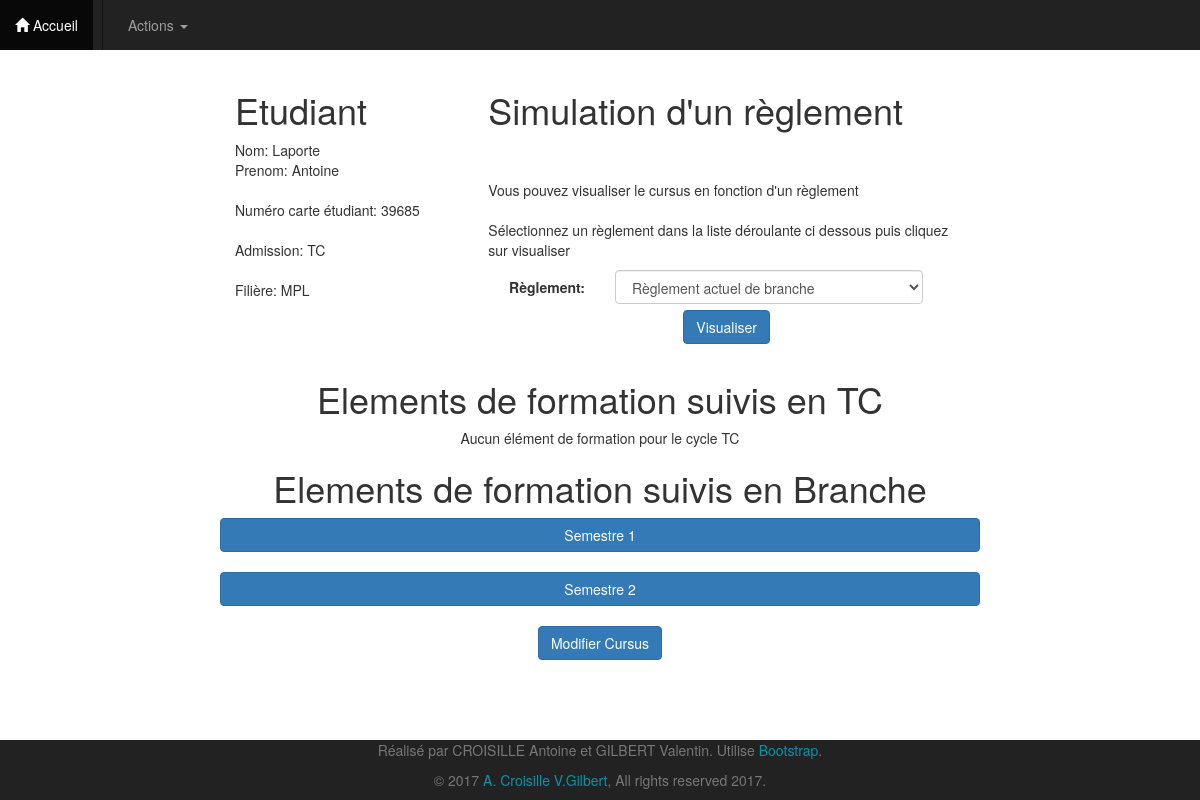
Page /Vues/detailCursus.php?id_cursus=3 on the committed database.
### tables this page shows
CREATE TABLE `etudiant` (
  `num_carte_etu` int(11) NOT NULL,
  `nom` varchar(50) NOT NULL,
  `prenom` varchar(50) NOT NULL,
  `admission` varchar(2) NOT NULL,
  `filiere` varchar(3) NOT NULL
);

### Persistance/dataBaseManager.php (called while the page is built, shortened)
<?php
class DataBaseManager{
	static private $dbh = null;
	static private $instance = null;
	static private $db_host="mysql:host=localhost;";
	static private $db_name="dbname=mission411";
	static private $db_user="root";
	static private $db_password="ptrx160";
	private function __construct(){
		try{
			self::$dbh = new PDO(self::$db_host.self::$db_name, self::$db_user, self::$db_password);
		}catch(PDOException $e){
			echo "<p>Erreur de connection à la base de donnée.</br>";
			die();
		}
	}
	public static function getInstance(){
		if(null ===self::$instance){
			self::$instance = new self;
		}
		return self::$instance;
	}
	public function prepareAndExecuteQuery($requete, $args){
		$numargs = count($args);
		$statement = self::$dbh->prepare($requete);
		for ($i=1;$i<=$numargs;$i++){
			$statement->bindParam($i, $args[$i-1]);
		}
		$statement->execute();
		return $statement;
	}
}
?>

### Persistance/CursusGateway.php (called while the page is built, shortened)
<?php
class CursusGateway
{
    public static function getCursusById(&$dataError, $id){
        if (isset($id)) {
            try {
                $stmt = DataBaseManager::getInstance()->prepareAndExecuteQuery('SELECT * FROM Cursus WHERE id_cursus=?', array($id));
            } catch (Exception $e) {
                $dataError['persistance-get'] = "Impossible d'accéder aux données";
            }
            if ($stmt !== false) {
                foreach ($stmt as $row) {
                    $cursus = new Cursus($row['id_cursus'], $row['nom_cursus'], $row['num_etu']);
                    return $cursus;
                }
            } else {
                $dataError['persistance-get'] = "Cursus Introuvable";
            }
        }else{
            $dataError['persistance-get'] = "Crusus Introuvable";
        }
    }
}

### Model/ModelCursus.php (called while the page is built, shortened)
<?php
class ModelCursus extends model{
    private $cursus;
    public function getData(){
        return $this->cursus;
    }
    public static function getCrususById($id){
        $model = new self(array());
        $model->cursus = CursusGateway::getCursusById($model->dataError,$id);
        return $model;
    }
}

### Metier/Cursus.php (called while the page is built, shortened)
<?php
class Cursus{
    private $numEtu;
    public function getNumEtu()
    {
        return $this->numEtu;
    }
    public function setNumEtu($numEtu)
    {
        $this->numEtu = $numEtu;
    }
}

### Model/ModelEtudiant.php (called while the page is built, shortened)
<?php
class ModelEtudiant extends Model{
    private $etudiant;
    public function getData()
    {
        return $this->etudiant;
    }
    private function setEtudiant($etudiant)
    {
        $this->etudiant = $etudiant;
    }
    public static function getEtudiantById($numEtu){
        $model = new self(array());
        $model->setEtudiant(EtudiantGateway::getEtudiantByNumEtu($numEtu));
        return $model;
    }
}

### Persistance/EtudiantGateway.php (called while the page is built, shortened)
<?php
class EtudiantGateway{
    public static function getEtudiantByNumEtu($numEtu){
        if (isset($numEtu)) {
            try {
                $stmt = DataBaseManager::getInstance()->prepareAndExecuteQuery('SELECT * FROM Etudiant WHERE num_carte_etu=?', array($numEtu));
            } catch (Exception $e) {
                $dataError['persistance-get'] = "Impossible d'accéder aux données";
            }
            if ($stmt !== false) {
                $count = 0;
                foreach ($stmt as $row) {
                    $etudiant = new Etudiant($row['num_carte_etu'], $row['nom'], $row['prenom'], $row['admission'], $row['filiere']);
                }
                return $etudiant;
            } else {
                $dataError['persistance-get'] = "Etudiant Introuvable";
            }
        }else{
            $dataError['persistance-get'] = "Etudiant Introuvable";
        }
    }
}
?>

### Metier/Etudiant.php (called while the page is built, shortened)
<?php
class Etudiant{
    private $numCarteEtu;
    private $nom;
    private $prenom;
    private $admission;
    private $filiere;
    public function getNumCarteEtu()
    {
        return $this->numCarteEtu;
    }
    public function setNumCarteEtu($numCarteEtu)
    {
        $this->numCarteEtu = $numCarteEtu;
    }
    public function getPrenom()
    {
        return $this->prenom;
    }
    public function setPrenom($prenom)
    {
        $this->prenom = $prenom;
    }
    public function getAdmission()
    {
        return $this->admission;
    }
    public function setAdmission($admission)
    {
        $this->admission = $admission;
    }
    public function getFiliere()
    {
        return $this->filiere;
    }
    public function setFiliere($filiere)
    {
        $this->filiere = $filiere;
    }
    public function getNom()
    {
        return $this->nom;
    }
    public function setNom($nom)
    {
        $this->nom = $nom;
    }
}

### Vues/detailCursus.php (the view, shortened to what this page needs)
<?php
$numCursus = null;
if(isset($_GET["id_cursus"])){
    $numCursus = $_GET["id_cursus"];
}
$modelCollectionElementFormation = ModelCollectionElementFormationEffectue::getModelElementsFormationByIdCursus($numCursus);
$collectionElementFormation = $modelCollectionElementFormation->getData();
$modelCursus = ModelCursus::getCrususById($numCursus);
$cursus = $modelCursus->getData();
$cursus->affectationElementsFormation($collectionElementFormation);
$modelEtudiant = ModelEtudiant::getEtudiantById($cursus->getNumEtu());
?>
<div class="container">
    <div class="col-lg-8 col-lg-offset-2">
        <div class="row">
            <div class="col-lg-4">
                <h1>
                    Etudiant
                </h1>
                <?php
                echo "<p>
                    Nom: ".$modelEtudiant->getData()->getNom()."</br>
                    Prenom: ".$modelEtudiant->getData()->getPrenom()."</br></br>
                    Numéro carte étudiant: ".$modelEtudiant->getData()->getNumCarteEtu()."</br></br>
                    Admission: ".$modelEtudiant->getData()->getAdmission()."</br></br>
                    Filière: ".$modelEtudiant->getData()->getFiliere()."</br></br>
                </p>";
                ?>
            </div>
            <div class="col-lg-8">
                <h1>Simulation d'un règlement</h1>
                <p>
                    Vous pouvez visualiser le cursus en fonction d'un règlement
                    Sélectionnez un règlement dans la liste déroulante ci dessous puis cliquez sur visualiser
                </p>
                <form class="form-horizontal" method="get" action="index.php" target="_blank">
                    <div class="form-group">
                        <label class="control-label col-sm-3" for="reglement">Règlement:</label>
                        <div class="col-sm-8">
                            <select class="form-control" id="reglement" name="reglement">
                                <option value="R_ACTUEL_BR">Règlement actuel de branche</option>
                            </select>
                        </div>
                        <br></br>
                        <div align="center">
                            <button type="submit" class="btn btn-primary" >Visualiser</button>
                        </div>
                    </div>
                </form>
            </div>
        </div>
        <div class="row text-center">
            <?php
                $elementsFormationsTC = $cursus->getMapSortTC();
                $elementsFormationsBranche = $cursus->getMapSortBranche();
                if ($modelEtudiant->getData()->getAdmission() ==='TC'){
                    echo "<h1>Elements de formation suivis en TC</h1>";
                    afficherElementsFormation($cursus, $elementsFormationsTC, true);
                }
                echo "<h1>Elements de formation suivis en Branche</h1>";
                afficherElementsFormation($cursus, $elementsFormationsBranche, false);
                function afficherElementsFormation($cursus, $elementsFormations, $isTC){
                    if ($isTC){
                        $cycle="TC";
                    }else {
                        $cycle = "Branche";
                    }
                    if (count($elementsFormations) == 0){
                        echo "Aucun élément de formation pour le cycle ".$cycle;
                    }
                    foreach($elementsFormations as $k=>$elementsFormations){
                        echo '
                    <a class="btn btn-primary btn-block margin-bottom-20 " id="Semestre-'.$k.'-'.$cycle.'" >Semestre '.$k.'</a>';
                    }
                }
            ?>
            <form class="form-horizontal" method="get" action="index.php">
                <div class="col-lg-8 col-lg-offset-2" align="center">
                    <button type="submit" class="btn btn-primary">Modifier Cursus</button>
                </div>
            </form>
        </div>
    </div>
</div>

### Assets/cssPerso/design.css (style rules this page uses)
.margin-bottom-20 { margin-bottom: 20px; }
html { height: 100%; }
body { height: 100%; }
.container a { opacity:1; }
.container h1 { opacity: 1; }

### rows in the picture
etudiant: nom "Laporte", prenom "Antoine", num_carte_etu "39685", admission "TC", filiere "MPL"

### other values in the picture
$cycle "TC"
$k "1"
$k "2"
